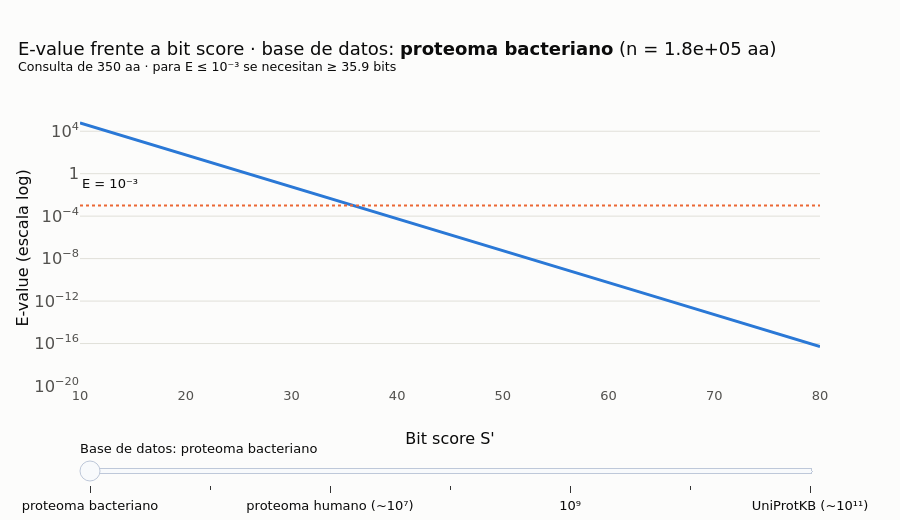

Here is the notebook cell this chart was saved with:
### Markdown cell above
### Explorador interactivo: el E-value según el tamaño de la base de datos

Mueva el deslizador para cambiar el tamaño de la base de datos (desde un proteoma bacteriano hasta UniProtKB). La línea
punteada marca $E = 10^{-3}$, un umbral habitual para aceptar homología. Observe cuántos **bits** más necesita un
alineamiento para seguir siendo significativo cuando la base de datos crece.

### Code cell
bits = np.linspace(10, 80, 300)
m_q = 350
db_sizes = [1.8e5, 1e6, 1e7, 1e8, 1e9, 1e10, 1e11]
labels = ["proteoma bacteriano", "10⁶", "proteoma humano (~10⁷)", "Swiss-Prot (~10⁸)", "10⁹", "10¹⁰", "UniProtKB (~10¹¹)"]
fig = go.Figure()
for k, (n, lab) in enumerate(zip(db_sizes, labels)):
    E = m_q * n * 2.0 ** (-bits)
    needed = np.log2(m_q * n / 1e-3)
    fig.add_scatter(x=bits, y=E, visible=(k == 0), line=dict(color=ec.BLUE, width=3), name=lab,
                    customdata=1 - np.exp(-E),
                    hovertemplate="bit score %{x:.1f}<br>E-value %{y:.2e}<br>p-value %{customdata:.2e}<extra></extra>")
steps = [dict(method="update", label=lab,
              args=[{"visible": [j == k for j in range(len(db_sizes))]},
                    {"title.text": f"E-value frente a bit score · base de datos: <b>{lab}</b> (n = {n:.1e} aa)"
                                   f"<br><sup>Consulta de {m_q} aa · para E ≤ 10⁻³ se necesitan "
                                   f"≥ {np.log2(m_q * n / 1e-3):.1f} bits</sup>"}])
         for k, (n, lab) in enumerate(zip(db_sizes, labels))]
fig.add_hline(y=1e-3, line_dash="dot", line_color=ec.ORANGE, annotation_text="E = 10⁻³", annotation_position="bottom left")
fig.update_layout(
    title=dict(text=f"E-value frente a bit score · base de datos: <b>{labels[0]}</b> (n = {db_sizes[0]:.1e} aa)"
                    f"<br><sup>Consulta de {m_q} aa · para E ≤ 10⁻³ se necesitan ≥ {np.log2(m_q * db_sizes[0] / 1e-3):.1f} bits</sup>"),
    yaxis=dict(type="log", title="E-value (escala log)", exponentformat="power", range=[-20, 6]),
    xaxis=dict(title="Bit score S'"),
    sliders=[dict(steps=steps, active=0, currentvalue=dict(prefix="Base de datos: "), pad=dict(t=50))],
    height=520, margin=dict(t=110), showlegend=False)
fig.show()

### Figure 1 — Plotly figure (JSON) as saved in the notebook; plotly's stock layout.template omitted (floating-point values rounded to 4 significant figures; data arrays with more than 128 entries replaced by an {"elided": "..."} marker saying what was removed)
{"data": [{"customdata": {"elided": "300 float values"}, "hovertemplate": "bit score %{x:.1f}<br>E-value %{y:.2e}<br>p-value %{customdata:.2e}<extra></extra>", "line": {"color": "#2a78d6", "width": 3}, "name": "proteoma bacteriano", "type": "scatter", "visible": true, "x": {"elided": "300 float values"}, "y": {"elided": "300 float values"}}, {"customdata": {"elided": "300 float values"}, "hovertemplate": "bit score %{x:.1f}<br>E-value %{y:.2e}<br>p-value %{customdata:.2e}<extra></extra>", "line": {"color": "#2a78d6", "width": 3}, "name": "10⁶", "type": "scatter", "visible": false, "x": {"elided": "300 float values"}, "y": {"elided": "300 float values"}}, {"customdata": {"elided": "300 float values"}, "hovertemplate": "bit score %{x:.1f}<br>E-value %{y:.2e}<br>p-value %{customdata:.2e}<extra></extra>", "line": {"color": "#2a78d6", "width": 3}, "name": "proteoma humano (~10⁷)", "type": "scatter", "visible": false, "x": {"elided": "300 float values"}, "y": {"elided": "300 float values"}}, {"customdata": {"elided": "300 float values"}, "hovertemplate": "bit score %{x:.1f}<br>E-value %{y:.2e}<br>p-value %{customdata:.2e}<extra></extra>", "line": {"color": "#2a78d6", "width": 3}, "name": "Swiss-Prot (~10⁸)", "type": "scatter", "visible": false, "x": {"elided": "300 float values"}, "y": {"elided": "300 float values"}}, {"customdata": {"elided": "300 float values"}, "hovertemplate": "bit score %{x:.1f}<br>E-value %{y:.2e}<br>p-value %{customdata:.2e}<extra></extra>", "line": {"color": "#2a78d6", "width": 3}, "name": "10⁹", "type": "scatter", "visible": false, "x": {"elided": "300 float values"}, "y": {"elided": "300 float values"}}, {"customdata": {"elided": "300 float values"}, "hovertemplate": "bit score %{x:.1f}<br>E-value %{y:.2e}<br>p-value %{customdata:.2e}<extra></extra>", "line": {"color": "#2a78d6", "width": 3}, "name": "10¹⁰", "type": "scatter", "visible": false, "x": {"elided": "300 float values"}, "y": {"elided": "300 float values"}}, {"customdata": {"elided": "300 float values"}, "hovertemplate": "bit score %{x:.1f}<br>E-value %{y:.2e}<br>p-value %{customdata:.2e}<extra></extra>", "line": {"color": "#2a78d6", "width": 3}, "name": "UniProtKB (~10¹¹)", "type": "scatter", "visible": false, "x": {"elided": "300 float values"}, "y": {"elided": "300 float values"}}], "layout": {"annotations": [{"showarrow": false, "text": "E = 10⁻³", "x": 0, "xanchor": "left", "xref": "x domain", "y": 0.001, "yanchor": "top", "yref": "y"}], "height": 520, "margin": {"t": 110}, "shapes": [{"line": {"color": "#eb6834", "dash": "dot"}, "type": "line", "x0": 0, "x1": 1, "xref": "x domain", "y0": 0.001, "y1": 0.001, "yref": "y"}], "showlegend": false, "sliders": [{"active": 0, "currentvalue": {"prefix": "Base de datos: "}, "pad": {"t": 50}, "steps": [{"args": [{"visible": [true, false, false, false, false, false, false]}, {"title.text": "E-value frente a bit score · base de datos: <b>proteoma bacteriano</b> (n = 1.8e+05 aa)<br><sup>Consulta de 350 aa · para E ≤ 10⁻³ se necesitan ≥ 35.9 bits</sup>"}], "label": "proteoma bacteriano", "method": "update"}, {"args": [{"visible": [false, true, false, false, false, false, false]}, {"title.text": "E-value frente a bit score · base de datos: <b>10⁶</b> (n = 1.0e+06 aa)<br><sup>Consulta de 350 aa · para E ≤ 10⁻³ se necesitan ≥ 38.3 bits</sup>"}], "label": "10⁶", "method": "update"}, {"args": [{"visible": [false, false, true, false, false, false, false]}, {"title.text": "E-value frente a bit score · base de datos: <b>proteoma humano (~10⁷)</b> (n = 1.0e+07 aa)<br><sup>Consulta de 350 aa · para E ≤ 10⁻³ se necesitan ≥ 41.7 bits</sup>"}], "label": "proteoma humano (~10⁷)", "method": "update"}, {"args": [{"visible": [false, false, false, true, false, false, false]}, {"title.text": "E-value frente a bit score · base de datos: <b>Swiss-Prot (~10⁸)</b> (n = 1.0e+08 aa)<br><sup>Consulta de 350 aa · para E ≤ 10⁻³ se necesitan ≥ 45.0 bits</sup>"}], "label": "Swiss-Prot (~10⁸)", "method": "update"}, {"args": [{"visible": [false, false, false, false, true, false, false]}, {"title.text": "E-value frente a bit score · base de datos: <b>10⁹</b> (n = 1.0e+09 aa)<br><sup>Consulta de 350 aa · para E ≤ 10⁻³ se necesitan ≥ 48.3 bits</sup>"}], "label": "10⁹", "method": "update"}, {"args": [{"visible": [false, false, false, false, false, true, false]}, {"title.text": "E-value frente a bit score · base de datos: <b>10¹⁰</b> (n = 1.0e+10 aa)<br><sup>Consulta de 350 aa · para E ≤ 10⁻³ se necesitan ≥ 51.6 bits</sup>"}], "label": "10¹⁰", "method": "update"}, {"args": [{"visible": [false, false, false, false, false, false, true]}, {"title.text": "E-value frente a bit score · base de datos: <b>UniProtKB (~10¹¹)</b> (n = 1.0e+11 aa)<br><sup>Consulta de 350 aa · para E ≤ 10⁻³ se necesitan ≥ 55.0 bits</sup>"}], "label": "UniProtKB (~10¹¹)", "method": "update"}]}], "title": {"text": "E-value frente a bit score · base de datos: <b>proteoma bacteriano</b> (n = 1.8e+05 aa)<br><sup>Consulta de 350 aa · para E ≤ 10⁻³ se necesitan ≥ 35.9 bits</sup>"}, "xaxis": {"title": {"text": "Bit score S'"}}, "yaxis": {"exponentformat": "power", "range": [-20, 6], "title": {"text": "E-value (escala log)"}, "type": "log"}}}
